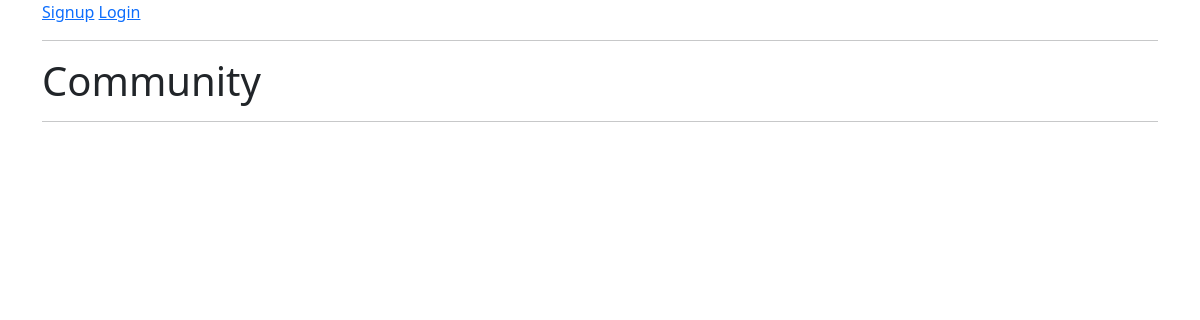
/community/, run on an earlier commit of the app's database.
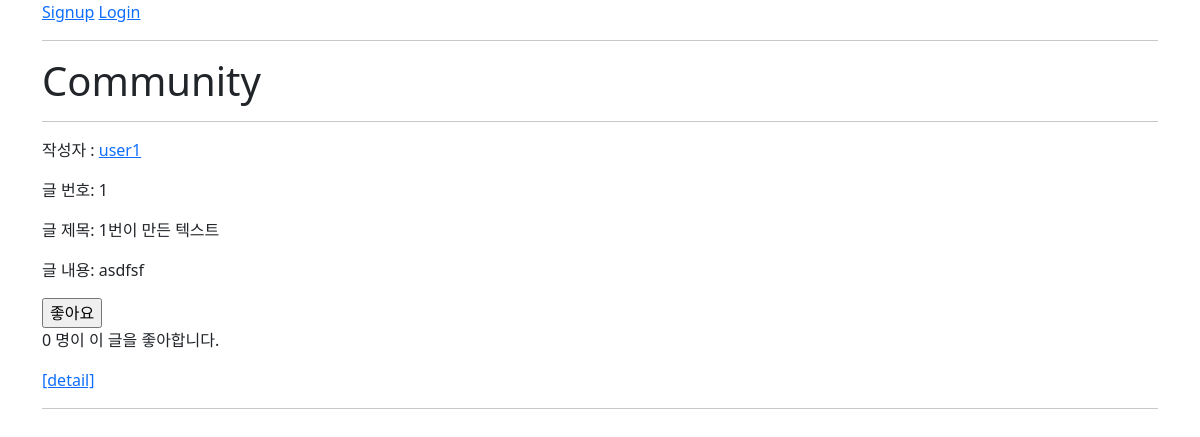
And on a later commit of the database.
### community/models.py (models this page shows)
class Review(models.Model):
    title = models.CharField(max_length=100)
    movie_title = models.CharField(max_length=50)
    rank = models.IntegerField()
    content = models.TextField()
    created_at = models.DateTimeField(auto_now_add=True)
    updated_at = models.DateTimeField(auto_now=True)
    user = models.ForeignKey(
        settings.AUTH_USER_MODEL, on_delete=models.CASCADE
    )
    like_users = models.ManyToManyField(
        settings.AUTH_USER_MODEL, related_name='like_reviews'
    )

### accounts/models.py (models this page shows)
class User(AbstractUser):
    followings = models.ManyToManyField('self', symmetrical=False, related_name='followers')

### community/views.py (the view)
# urls.py: path('', views.index, name='index'),
@require_safe
def index(request):
    reviews = Review.objects.order_by('-pk')
    context = {
        'reviews': reviews,
    }
    return render(request, 'community/index.html', context)

### community/templates/community/index.html (shortened to what this page needs)
{% extends 'base.html' %}
{% block content %}
  <h1>Community</h1>
  <hr>
  <article class="review-container">
    {% for review in reviews %}
      <p>작성자 : <a href="{% url 'accounts:profile' review.user.username %}">{{ review.user }}</a></p>
      <p>글 번호: {{ review.pk }}</p>
      <p>글 제목: {{ review.title }}</p>
      <p>글 내용: {{ review.content }}</p>
      <form data-review-id="{{ review.pk }}">
        {% if request.user in review.like_users.all %}
          <input type="submit" value="좋아요 취소" id="like-{{ review.pk }}">
        {% else %}
          <input type="submit" value="좋아요" id="like-{{ review.pk }}">
        {% endif %}
      </form>
      <p>
        <span id="likeCnt-{{ review.pk }}">{{ review.like_users.all|length }}</span> 명이 이 글을 좋아합니다.
      </p>
      <a href="{% url 'community:detail' review.pk %}">[detail]</a>
      <hr>
    {% endfor %}
  </article>
{% endblock %}

### templates/base.html (shortened to what this page needs)
<!DOCTYPE html>
<html lang="en">
<head>
  <link href="https://cdn.jsdelivr.net/npm/bootstrap@5.3.3/dist/css/bootstrap.min.css" rel="stylesheet">  <title>Document</title>
</head>
<body>
  <div class="container">
    <nav>
      {% if user.is_authenticated %}
        <h3>Hello, {{ user.username }}</h3>
        <a href="{% url 'accounts:profile' user.username %}">내 프로필</a>
        <form action="{% url 'accounts:logout' %}" method="POST">
          {% csrf_token %}
          <input type="submit" value="Logout">
        </form>
        <a href="{% url 'movies:index'%}">Movie</a>
        <a href="{% url 'community:index'%}">Community</a>
        <a href="{% url 'community:create'%}">New Review</a>
      {% else %}
        <a href="{% url 'accounts:signup' %}">Signup</a>
        <a href="{% url 'accounts:login' %}">Login</a>
      {% endif %}
    </nav>
    <hr>
    {% block content %}
    {% endblock content %}
  </div>
</body>
</html>

What changed in the data, as far as the page shows it:
added Review: user "user1", pk "1", title "1번이 만든 텍스트", content "asdfsf", like_users.all|length "0"
